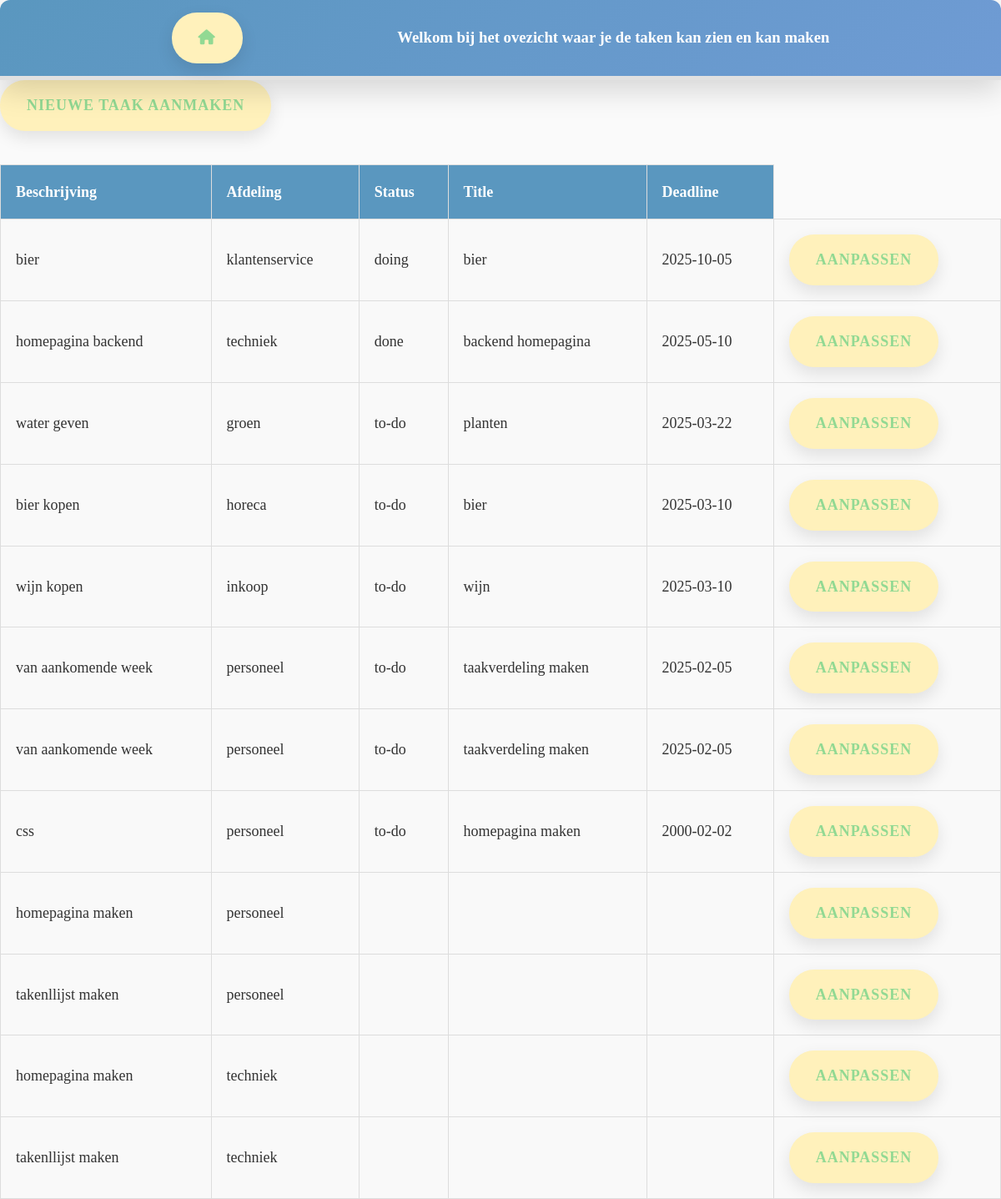
The page /resources/views/meldingen/index.php (signed in) on the database its author committed.
### tables this page shows
CREATE TABLE IF NOT EXISTS `taken` (
  `id` int NOT NULL AUTO_INCREMENT,
  `beschrijving` text NOT NULL,
  `afdeling` varchar(255) NOT NULL,
  `status` varchar(50) DEFAULT 'to-do',
  `title` varchar(50) DEFAULT NULL,
  `deadline` date DEFAULT NULL,
  PRIMARY KEY (`id`)
);

### resources/views/meldingen/index.php (the view, shortened to what this page needs)
<!DOCTYPE html>
<html lang="en">
<head>
    <link rel="stylesheet" href="../../../public_html/css/main.css">
</head>
<body>
    <?php
    require_once "../../../config/conn.php";
    $query = "SELECT *
              FROM taken
              ORDER BY deadline DESC";
    $statement = $conn->prepare($query);
    $statement->execute();
    $tasks = $statement->fetchAll(PDO::FETCH_ASSOC);
    ?>
    <header>
        <div class="wrapper">
            <div class="alignment">
                <div class="home-icon">
                    <a href="../../../index.php"><i class="fa-solid fa-house"></i></a>
                </div>
                <div class="header-tekst">
                    <h3>Welkom bij het ovezicht waar je de taken kan zien en kan maken</h3>
                </div>
            </div>
        </div>
    </header>
    <main>
        <div class="container">
            <a href="create.php">Nieuwe taak aanmaken</a>
            <div class="container-taken">
                <table>
                <tr>
                    <th>Beschrijving</th>
                    <th>Afdeling</th>
                    <th>Status</th>
                    <th>Title</th>
                    <th>Deadline</th>
                </tr>
            <?php foreach($tasks as $task): ?>
                <tr>
                    <td><p><?php echo($task['beschrijving']);?></p></td>
                    <td><p><?php echo($task['afdeling']);?></p></td>
                    <td><p><?php echo($task['status']);?></p></td>
                    <td><p><?php echo($task['title']);?></p></td>
                    <td><p><?php echo($task['deadline']);?></p></td>
                    <td><a href="edit.php?id=<?php echo $task['id'];?>">Aanpassen</a></td>
                </tr>
            <?php endforeach; ?>
                </table>
            </div>
        </div>
    </main>
</body>
</html>

### public_html/css/main.css (style rules this page uses)
* { margin: 0; padding: 0; box-sizing: border-box; }
body { font-family: 'Lora', serif; background-color: #fafafa; color: #333; line-height: 1.6; font-size: 16px; padding: 0; animation: fadeIn 1.5s ease-out; }
header { background: linear-gradient(135deg, #5a97bf, #6f9bd4); color: white; text-align: center; padding: 15px 20px; position: relative; border-bottom: 5px solid #e1e1e1; box-shadow: 0 12px 35px rgba(0, 0, 0, 0.15); border-radius: 12px 12px 0 0; }
.container { width: 100%; }
.alignment { display: flex; justify-content: space-evenly; align-items: center; flex-direction: row; }
a { text-decoration: none; font-weight: 700; text-transform: uppercase; letter-spacing: 1px; color: #92d993; padding: 16px 32px; background-color: #fff1bb; border-radius: 30px; display: inline-block; font-size: 18px; transition: all 0.3s ease; box-shadow: 0 8px 20px rgba(0, 0, 0, 0.1); }
table { width: 100%; border-collapse: collapse; margin-top: 40px; }
th, td { padding: 18px; border: 1px solid #ddd; text-align: left; font-size: 18px; }
th { background-color: #5a97bf; color: white; font-weight: bold; }
td { background-color: #f9f9f9; }

### rows shown on the page
taken: beschrijving "bier", afdeling "klantenservice", status "doing", title "bier", deadline "2025-10-05"
taken: beschrijving "homepagina backend", afdeling "techniek", status "done", title "backend homepagina", deadline "2025-05-10"
taken: beschrijving "water geven", afdeling "groen", status "to-do", title "planten", deadline "2025-03-22"
taken: beschrijving "bier kopen", afdeling "horeca", status "to-do", title "bier", deadline "2025-03-10"
taken: beschrijving "wijn kopen", afdeling "inkoop", status "to-do", title "wijn", deadline "2025-03-10"
taken: beschrijving "van aankomende week", afdeling "personeel", status "to-do", title "taakverdeling maken", deadline "2025-02-05"
taken: beschrijving "van aankomende week", afdeling "personeel", status "to-do", title "taakverdeling maken", deadline "2025-02-05"
taken: beschrijving "css", afdeling "personeel", status "to-do", title "homepagina maken", deadline "2000-02-02"
taken: beschrijving "homepagina maken", afdeling "personeel"
taken: beschrijving "takenllijst maken", afdeling "personeel"
taken: beschrijving "homepagina maken", afdeling "techniek"
taken: beschrijving "takenllijst maken", afdeling "techniek"
